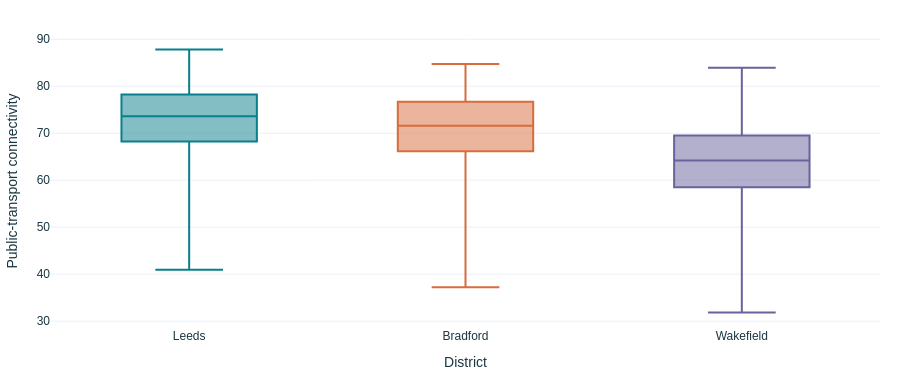

The code cell stored with this chart in its notebook:
### Markdown cell above
### 3. How do distributions differ within and between districts?

The boxplots give each LSOA equal weight. Do not reduce a district to its centre or its average. Then use SQL to distinguish a population-weighted connectivity mean from the unweighted neighbourhood mean, and the household-level no-car rate from an average of neighbourhood percentages.

### Code cell
distribution(data, 'access_pt').show()
with duckdb.connect(str(ROOT / 'data/processed/opportunity.duckdb'), read_only=True) as con:
    summary = con.execute('''
        SELECT district_name, neighbourhoods,
               median_access, p10_access, p90_access,
               unweighted_mean_access, population_weighted_mean_access,
               household_no_car_pct, mean_neighbourhood_no_car_pct
        FROM district_summary ORDER BY median_access DESC
    ''').df()
summary.round(2)

### Figure 1 — Plotly figure (JSON) as saved in the notebook; plotly's stock layout.template omitted (floating-point values rounded to 4 significant figures; data arrays with more than 128 entries replaced by an {"elided": "..."} marker saying what was removed)
{"data": [{"alignmentgroup": "True", "boxpoints": false, "hovertemplate": "District=%{x}<br>Public-transport connectivity=%{y}<extra></extra>", "legendgroup": "Leeds", "marker": {"color": "#087f8c"}, "name": "Leeds", "notched": false, "offsetgroup": "Leeds", "orientation": "v", "showlegend": true, "type": "box", "x": {"elided": "488 str values"}, "x0": " ", "xaxis": "x", "y": {"elided": "488 float values"}, "y0": " ", "yaxis": "y"}, {"alignmentgroup": "True", "boxpoints": false, "hovertemplate": "District=%{x}<br>Public-transport connectivity=%{y}<extra></extra>", "legendgroup": "Bradford", "marker": {"color": "#d76c3c"}, "name": "Bradford", "notched": false, "offsetgroup": "Bradford", "orientation": "v", "showlegend": true, "type": "box", "x": {"elided": "312 str values"}, "x0": " ", "xaxis": "x", "y": {"elided": "312 float values"}, "y0": " ", "yaxis": "y"}, {"alignmentgroup": "True", "boxpoints": false, "hovertemplate": "District=%{x}<br>Public-transport connectivity=%{y}<extra></extra>", "legendgroup": "Wakefield", "marker": {"color": "#69629b"}, "name": "Wakefield", "notched": false, "offsetgroup": "Wakefield", "orientation": "v", "showlegend": true, "type": "box", "x": {"elided": "215 str values"}, "x0": " ", "xaxis": "x", "y": {"elided": "215 float values"}, "y0": " ", "yaxis": "y"}], "layout": {"boxmode": "overlay", "colorway": ["#087f8c", "#d76c3c", "#69629b"], "font": {"color": "#193742", "family": "Arial, sans-serif"}, "height": 380, "legend": {"title": {"text": ""}, "tracegroupgap": 0}, "margin": {"b": 30, "l": 15, "r": 20, "t": 35}, "paper_bgcolor": "rgba(0,0,0,0)", "plot_bgcolor": "rgba(0,0,0,0)", "showlegend": false, "xaxis": {"anchor": "y", "categoryarray": ["Leeds", "Bradford", "Wakefield"], "categoryorder": "array", "domain": [0.0, 1.0], "title": {"text": "District"}}, "yaxis": {"anchor": "x", "domain": [0.0, 1.0], "title": {"text": "Public-transport connectivity"}}}}
